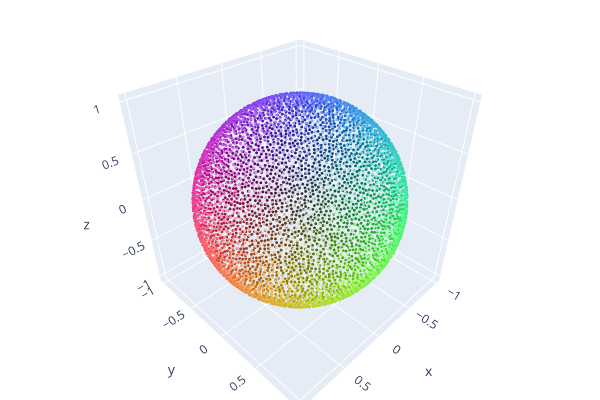

Notebook code for this chart:
### Markdown cell above
## 🦌 Dataset Preparation
Loading and visualizing sample point clouds from Open3D's built-in datasets:

### Code cell
# Load the Sphere mesh and create oriented point cloud
gt_mesh = o3d.geometry.TriangleMesh.create_sphere()
gt_mesh.compute_vertex_normals()

# Generate oriented point cloud
pcd = gt_mesh.sample_points_poisson_disk(5000)
pcd.normals = o3d.utility.Vector3dVector(np.zeros((1, 3)))  # Invalidate normals
pcd.estimate_normals()
pcd.orient_normals_consistent_tangent_plane(100)

# Visualize
o3d.visualization.draw_plotly([pcd])

### Figure 1 — Plotly figure (JSON) as saved in the notebook; plotly's stock layout.template omitted (floating-point values rounded to 4 significant figures; data arrays with more than 128 entries replaced by an {"elided": "..."} marker saying what was removed)
{"data": [{"marker": {"color": {"elided": "5000x3 float values"}, "size": 1}, "mode": "markers", "type": "scatter3d", "x": {"elided": "5000 float values"}, "y": {"elided": "5000 float values"}, "z": {"elided": "5000 float values"}}], "layout": {"height": 400, "margin": {"b": 0, "l": 0, "r": 0, "t": 0}, "scene": {"camera": {"center": {"x": 0, "y": 0, "z": 0}, "up": {"x": 0, "y": 0, "z": 1}}}, "showlegend": false, "width": 600}}
